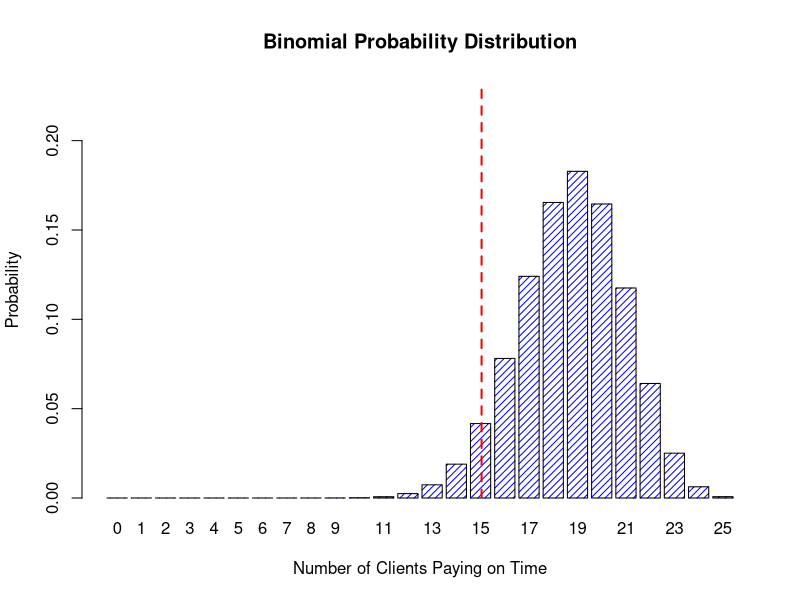

The R script that drew this image:
# Function to calculate binomial probability mass function
binomial_pmf <- function(x, n, p) {
  choose_n_x <- choose(n, x)
  pmf <- choose_n_x * p^x * (1 - p)^(n - x)
  return(pmf)
}

# Set parameters
p <- 0.75  # probability of paying on time
n <- 25    # number of accounts

# Generate x values
x_values <- 0:n

# Calculate binomial probabilities for each x
probabilities <- sapply(x_values, function(x) binomial_pmf(x, n, p))

# Plot the binomial probability distribution
barplot(probabilities, 
        names.arg = x_values, 
        xlab = "Number of Clients Paying on Time", 
        ylab = "Probability",
        main = "Binomial Probability Distribution",
        col = "blue", # color of bars
        border = "black", # remove border color
        density = 20, # add diagonal lines for better visibility
        ylim = c(0, max(probabilities) + 0.05)) # set y-axis limit

# Add vertical line as mean
abline(v = n * p, col = "red", lty = 2, lwd = 2)















# # Part (a) - Binomial Probability Distribution
# set.seed(123)  # Setting a seed for reproducibility

# # Parameters
# p <- 0.75  # Probability of paying on time
# n <- 25    # Number of individuals

# # Simulate Binomial Distribution
# binomial_distribution <- rbinom(1000, n, p)

# # Plotting the histogram
# hist(binomial_distribution, main="Binomial Probability Distribution",
#      xlab="Number of Clients Paying on Time", ylab="Frequency",
#      col="lightblue", border="black")

# # Add vertical lines for observed values
# abline(v = seq(0, n, by = 1), col="#c25400", lty=2) # nolint

# # Interpretation of the histogram
# # This histogram shows the distribution of the number of clients paying on time
# # based on the given probability (p=0.75) and sample size (n=25).
# # The red dashed lines represent each possible value from 0 to 25.
